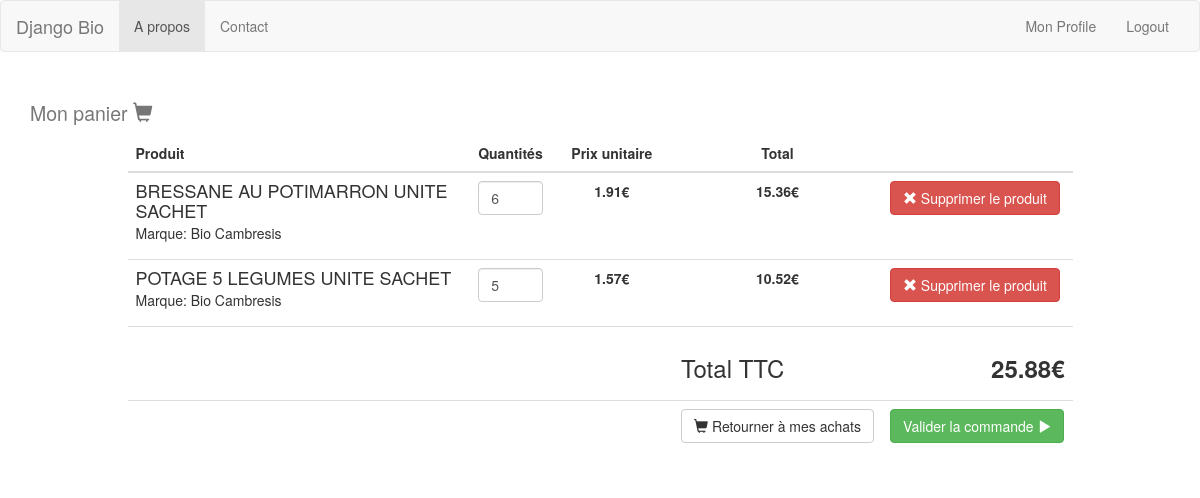
The app's page /carts/2/cartindex/ (signed in) with its own data.
### carts/models.py (models this page shows, shortened)
class CartItem(models.Model):
	cart = models.ForeignKey(Cart,on_delete=models.CASCADE)
	product = models.ForeignKey(Product,on_delete=models.CASCADE)
	cart_item_name = models.CharField(max_length=80, null=True)
	cart_item_total = models.DecimalField(default=0.00, max_digits=10, decimal_places=2)
	cart_item_quantity = models.IntegerField(default=0)
	timestamp = models.DateTimeField(auto_now_add=True)

class Cart(models.Model):
	cart_user = models.ForeignKey(Profile, null=True, blank=True)
	cart_order =models.ForeignKey(Order,null=True, blank=True)
	cart_price = models.DecimalField(default=0.00, max_digits=10, decimal_places=2)
	cart_active = models.BooleanField(default=False)

### products/models.py (models this page shows, shortened)
class Product(models.Model):
	product_brand = models.CharField(max_length=50)
	product_article_code = models.CharField(max_length=20)
	product_code= models.IntegerField()
	product_name= models.CharField(max_length=150)
	product_unit_packaging_number = models.IntegerField(default=1)
	product_price = models.DecimalField(max_digits=8,decimal_places=2)
	product_selected = models.BooleanField(default=False)

### carts/views.py (the view)
# urls.py: url(r'^(?P<cart_id>[0-9]+)/cartindex/$',views.index,name="index"),
@login_required
def index(request,cart_id):
	cart=get_object_or_404(Cart,pk=cart_id)
	cart_profile=cart.cart_user
	if (request.user.id == cart_profile.user.id):
		return render(request,'carts/index.html',{'cart':cart})
	else:
		raise Http404

### carts/templates/carts/index.html (shortened to what this page needs)
{% extends "base.html" %}
{% block content %}
<h2><small>Mon panier <span class="glyphicon glyphicon-shopping-cart"></span></small></h2>
<div class="row">
    <div class="col-sm-12 col-md-10 col-md-offset-1">
        <table class="table table-hover">
            <thead>
                <tr>
                    <th>Produit</th>
                    <th>Quantités</th>
                    <th class="text-center">Prix unitaire</th>
                    <th class="text-center">Total</th>
                    <th> </th>
                </tr>
            </thead>
            <tbody>
            {% for item in cart.cartitem_set.all  %}
                <tr class='form-group'>
                    <td class="col-sm-6 col-md-6">
                    <div class="media">
                        <div class="media-body">
                            <h4 class="media-heading">{{item.cart_item_name}}</h4>
                            <h5 class="media-heading">Marque: {{item.product.product_brand}}</h5>
                        </div>
                    </div>
                    </td>
                    <td class="col-sm-1 col-md-1" style="text-align: center">
                    <input type="text" class="form-control input_quantity" id="input_quantity" name="quantity" data-myUrl="{% url 'carts:changequantity' cart.id item.id %}" value="{{item.cart_item_quantity}}">
                    </td>
                    <td class="col-sm-2 col-md-2 text-center"><strong>{{item.product.product_price}}€</strong></td>
                    <td class="col-sm-2 col-md-2 text-center item_total" id="item_total{{item.id}}"><strong>{{item.cart_item_total}}€</strong></td>
                    <td class="col-sm-1 col-md-1">
                    <button type="button" class="btn btn-danger remove_item" data-DelUrl="{% url 'carts:removefromcart' cart.id item.id %}">
                        <span class="glyphicon glyphicon-remove" id="remove_item{{item_id}}" ></span> Supprimer le produit
                    </button></td>
                </tr>
            {% endfor %}
                <tr>
                    <td>   </td>
                    <td>   </td>
                    <td>   </td>
                    <td><h3>Total TTC</h3></td>
                    <td class="text-right" id="cart_price"><h3><strong>{{cart.cart_price}}€</strong></h3></td>
                </tr>
                <tr>
                    <td>   </td>
                    <td>   </td>
                    <td>   </td>
                    <td>
                    <a href="{% url 'carts:shoplist' cart.cart_order.id %}"><button type="button" class="btn btn-default">
                        <span class="glyphicon glyphicon-shopping-cart"></span> Retourner à mes achats
                    </button></a></td>
                    <td>
                    <a href="{% url 'carts:validatecart' cart.id %}"><button type="button" class="btn btn-success">
                        Valider la commande <span class="glyphicon glyphicon-play"></span>
                    </button></a></td>
                </tr>
            </tbody>
        </table>
    </div>
</div>
{% endblock content %}

### biogroup/templates/base.html (shortened to what this page needs)
<!DOCTYPE html>
<html lang="">
	<head>
		<link rel="stylesheet" href="https://maxcdn.bootstrapcdn.com/bootstrap/3.3.6/css/bootstrap.min.css">
		<link rel="stylesheet" href="http://parsleyjs.org/src/parsley.css">
	</head>
	<body>
		{% include "nav_bar.html" %}
		<div class="container">
		{% block content %}
   		{% endblock content %}
		</div>
	</body>
</html>

### biogroup/templates/nav_bar.html (shortened to what this page needs)
<nav class="navbar navbar-default" role="navigation">
	<div class="container-fluid">
		<div class="navbar-header">
			<a class="navbar-brand" href="{% url 'home'%}">Django Bio</a>
		</div>
		<div class="collapse navbar-collapse navbar-ex1-collapse">
			<ul class="nav navbar-nav">
				<li class="active"><a href="#">A propos</a></li>
				<li><a href="#">Contact</a></li>
			</ul>
			<ul class="nav navbar-nav navbar-right">
				{% if user.is_authenticated %}
				<li><a href="{% url 'profiles:index'%}">Mon Profile</a></li>
				<li><a href="{% url 'myauths:logout' %}">Logout</a></li>
				{% else%}
				<li><a href="{% url 'myauths:login' %}">Login</a></li>
				{% endif %}
			</ul>
		</div>
	</div>
</nav>

### records on screen
CartItem: cart_item_name "BRESSANE AU POTIMARRON UNITE SACHET", product.product_brand "Bio Cambresis", quantity "6", product.product_price "1.91", cart_item_total "15.36"
CartItem: cart_item_name "POTAGE 5 LEGUMES UNITE SACHET", product.product_brand "Bio Cambresis", quantity "5", product.product_price "1.57", cart_item_total "10.52"
Cart: cart_price "25.88"
